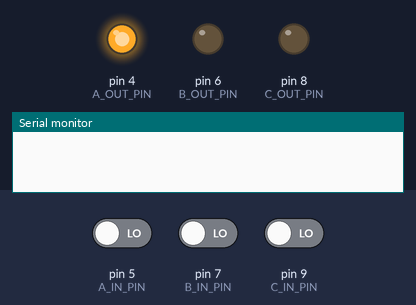
The sketch below on a simulated Arduino Uno, built with avr-gcc and run on an emulated ATmega328P. On the bench: output pins drawn as LEDs (lit = HIGH), the last lines printed to the serial monitor. The inputs (shaded band) are chosen by the test bench; at power-on: pin 5 (A_IN_PIN) LOW, pin 7 (B_IN_PIN) LOW, pin 9 (C_IN_PIN) LOW.

Above: at 1.2 s.
1.3 s: pin 5 (A_IN_PIN) driven HIGH
At 1.6 s:
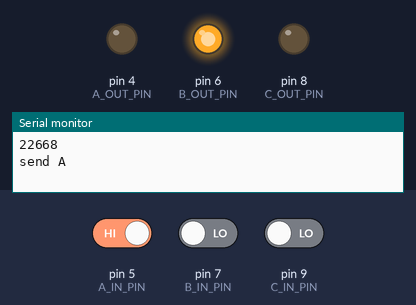
2.8 s: pin 7 (B_IN_PIN) driven HIGH
At 2.81 s:
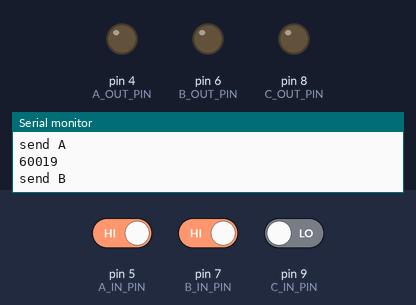
At 4.0 s:
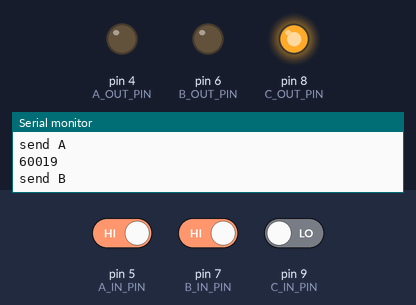
Timing chart, 0 to 5.8 s (numbered marks = the images above; inputs shaded):
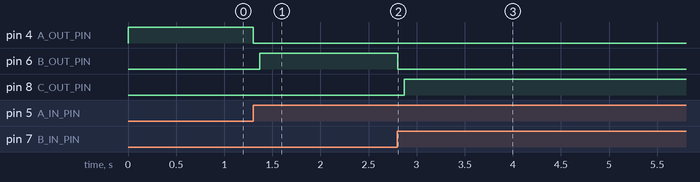

The sketch:

IRSignalSenderForHandRobot.ino
```cpp
#include <IRremote.h>

#define TOUCH_THRESHOLD_COUNT 2
#define A_OUT_PIN 4
#define A_IN_PIN  5
#define B_OUT_PIN 6
#define B_IN_PIN  7
#define C_OUT_PIN 8
#define C_IN_PIN  9

IRsend irsend; // Send pin is 3 for atmega328(Uno, Nano) and 13 for atmega23u4 (Leonardo, Micro)
const unsigned int signalA = 0x8F71FE0;
const unsigned int signalB = 0x8F71EE1;
const unsigned int signalC = 0x8F71AE5;

void setup() {
  Serial.begin(115200);
  pinMode(A_OUT_PIN, OUTPUT);
  pinMode(A_IN_PIN, INPUT);
  pinMode(B_OUT_PIN, OUTPUT);
  pinMode(B_IN_PIN, INPUT);
  pinMode(C_OUT_PIN, OUTPUT);
  pinMode(C_IN_PIN, INPUT);
}

void loop() {
  if (isTouched(A_OUT_PIN, A_IN_PIN)) {
    Serial.println("send A");
    irsend.sendNEC(signalA, 32);
  }
  if (isTouched(B_OUT_PIN, B_IN_PIN)) {
    Serial.println("send B");
    irsend.sendNEC(signalB, 32);
  }
  if (isTouched(C_OUT_PIN, C_IN_PIN)) {
    Serial.println("send C");
    irsend.sendNEC(signalC, 32);
  }
  delay(10);
}

bool isTouched(int outPin, int inPin) {
  unsigned int count = 0;
  digitalWrite(outPin, HIGH);
  while (digitalRead(inPin) == LOW) {
    ++count;
  }
  if (count > TOUCH_THRESHOLD_COUNT)
    Serial.println(count);
  delay(1);
  digitalWrite(outPin, LOW);
  delay(1);
  return (count > TOUCH_THRESHOLD_COUNT);
}
```

Measured:
- after the input at 1.3 s, pin 4 (A_OUT_PIN): HIGH → LOW at once; pin 6 (B_OUT_PIN): LOW → HIGH after 0.07 s
- after the input at 2.8 s, pin 6 (B_OUT_PIN): HIGH → LOW at once; pin 8 (C_OUT_PIN): LOW → HIGH after 0.07 s
